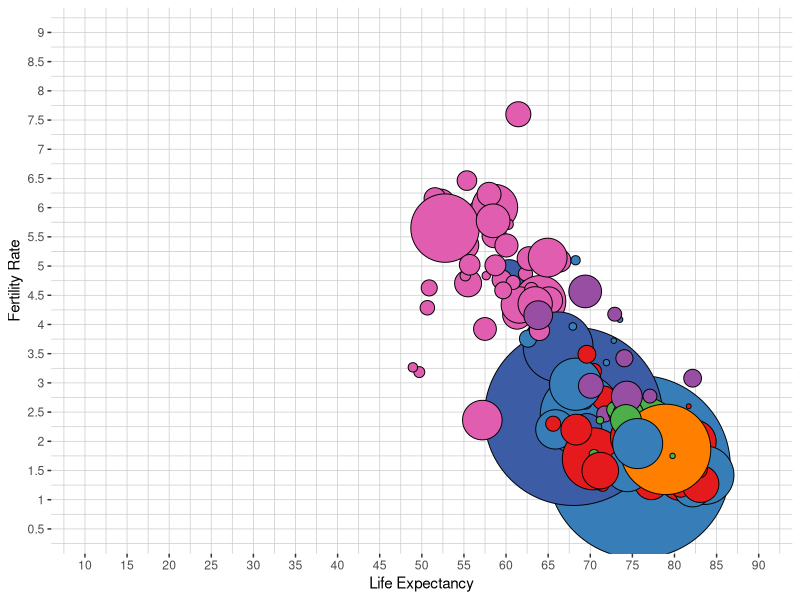

The R script that drew this image:
library(RColorBrewer)
library(ggplot2)
library(magrittr)
library(data.table)
library(reshape2)
library(tidyr)
library(dplyr)

setwd("~/documents/study/MSAN/coursework/spring/module-2/MSAN 622/hw2")

le_data <- read.csv("data/API_SP.DYN.LE00.IN_DS2_en_csv_v2.csv")
fr_data <- read.csv("data/API_SP.DYN.TFRT.IN_DS2_en_csv_v2.csv")
pp_data <- read.csv("data/API_SP.POP.TOTL_DS2_en_csv_v2.csv")
cr_data <- read.csv("data/Metadata_Country_API_SP.DYN.TFRT.IN_DS2_en_csv_v2.csv", header = F)

le_data <- le_data[c(-2, -3, -4, -ncol(le_data))]
names(le_data) <- gsub('\\.', ' ', gsub('X([0-9]+?)', '\\1', colnames(le_data)))

fr_data <- fr_data[c(-2, -3, -4, -ncol(fr_data))]
names(fr_data) <- gsub('\\.', ' ', gsub('X([0-9]+?)', '\\1', colnames(fr_data)))

pp_data <- pp_data[c(-2, -3, -4, -ncol(pp_data))]
names(pp_data) <- gsub('\\.', ' ', gsub('X([0-9]+?)', '\\1', colnames(pp_data)))

cr_data <- cr_data[c('V5', 'V2')]
names(cr_data) <- c('Country Name', 'Region')
cr_data <- cr_data[cr_data$Region != '', ]

le_plotdata <- melt(le_data,
					id.vars = c('Country Name'),
					variable.name = 'Year',
					value.name = 'Life Expectancy')

fr_plotdata <- melt(fr_data,
					id.vars = c('Country Name'),
					variable.name = 'Year',
					value.name = 'Fertility Rate')

pp_plotdata <- melt(pp_data,
					id.vars = c('Country Name'),
					variable.name = 'Year',
					value.name = 'Population')

plotdata <- pp_plotdata

plotdata$`Life Expectancy` <- le_plotdata$`Life Expectancy`
plotdata$`Fertility Rate` <- fr_plotdata$`Fertility Rate`
plotdata$Population <- plotdata$Population

## so the high populations are plotted near the bottom
plotdata <- plotdata %>% arrange(-Population)
plotdata <- merge(plotdata, cr_data, by = 'Country Name', all = F)

plotdata$Opacity <- 1
# plotdata[plotdata$Region == 'East Asia & Pacific', ]$Opacity <- 1

THEME <- theme(
	panel.background = element_rect(fill = 'white'),
	panel.grid.major = element_line(color = 'grey80', size = 0.25),
	panel.grid.minor = element_line(color = 'grey80', size = 0.25)
)

baseScale <- max(plotdata[plotdata$Year == '1960', ]$Population, na.rm = T) -
			 min(plotdata[plotdata$Year == '1960', ]$Population, na.rm = T)

newScale <- max(plotdata[plotdata$Year == '2014', ]$Population, na.rm = T) -
			min(plotdata[plotdata$Year == '2014', ]$Population, na.rm = T)

p <- ggplot(data = plotdata[plotdata$Year == '2014', ],
			aes(x = `Life Expectancy`,
				y = `Fertility Rate`)) +
		
		geom_point(aes(size = `Population`,
					   fill = `Region`,
					   alpha = I(`Opacity`)),
				   pch = 21,
				   color = 'black') +
	
		scale_size(range = c(1, 30*newScale/baseScale)) +
	
		scale_x_continuous(limits = c(10, 90),
						   breaks = seq(10, 90, 5),
						   labels = sprintf('%.2g', seq(10, 90, 5))) +
	
		scale_y_continuous(limits = c(0.5, 9),
						   breaks = seq(0.5, 9, 0.5),
						   labels = sprintf('%.2g', seq(0.5, 9, 0.5))) +
	
		scale_fill_manual(values = c("#377EB8", "#E41A1C", "#4DAF4A", "#984EA3",
									 "#FF7F00", "#3C5CA6", "#E05DB0")) +
	
		guides(size = F, fill = F, alpha = F) +

		THEME

print(p)

